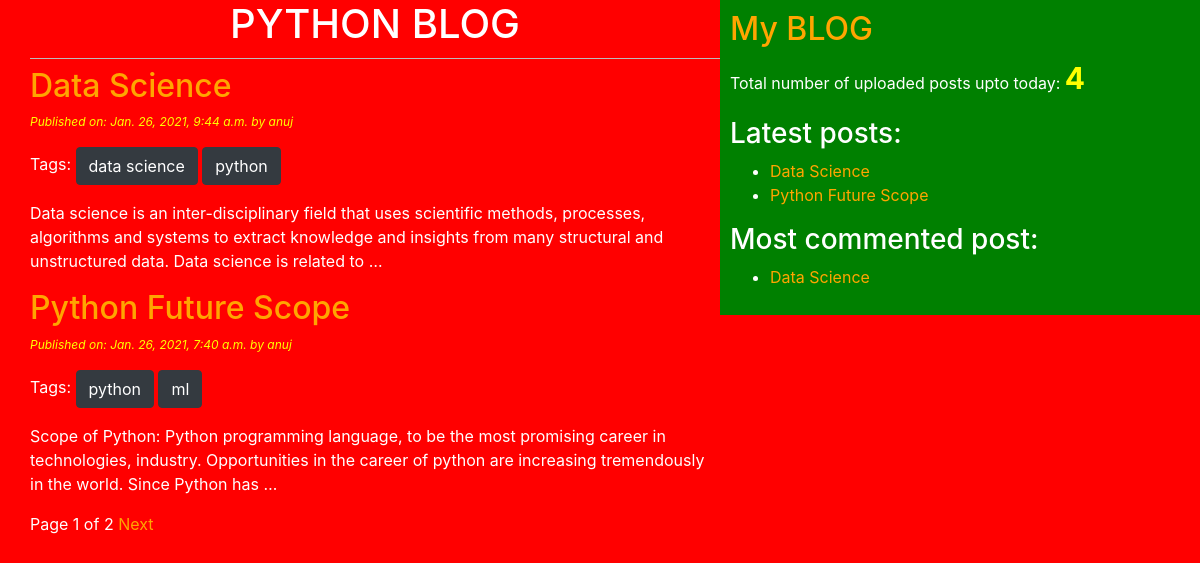
/home/, run on the app's committed database.
### blogapp/models.py (models this page shows, shortened)
class Post(models.Model):
    STATUS_CHOICES=(('draft', 'DRAFT'), ('published', 'PUBLISHED'))
    title=models.CharField(max_length=256)
    slug=models.SlugField(max_length=256, unique_for_date='publish')
    author=models.ForeignKey(User, related_name='blog_posts', on_delete=models.CASCADE)
    body=models.TextField()
    publish=models.DateTimeField(default=timezone.now)
    created=models.DateTimeField(auto_now_add=True) #whenever the post object got created automatically that time will be considered
    updated=models.DateTimeField(auto_now=True)
    status=models.CharField(max_length=10, choices=STATUS_CHOICES, default='draft')
    objects=CustomManager()
    tags=TaggableManager()
    class Meta:
        ordering=('-publish',) #descending order #also single value tuple ends with comma
    def get_absolute_url(self):
        return reverse('post_detail', args=[self.publish.year, self.publish.strftime('%m'), self.publish.strftime('%d'), self.slug])

### blogapp/views.py (the view)
# urls.py: path('home/', views.PostListView.as_view()), #class based views
class PostListView(ListView):
    model=Post
    paginate_by=2

### blogapp/models.py (called while the page is built)
    def get_queryset(self):
        return super().get_queryset().filter(status='published') #to show only published posts

### blogapp/templatetags/blogapp_extra.py (called while the page is built)
@register.simple_tag(name='my_tag')
def total_posts():
    return Post.objects.count()

@register.inclusion_tag('blogapp/latest_posts.html')
def show_latest_posts(count=3):
    latest_posts=Post.objects.order_by('-publish')[:count] #most recent 3
    return {'latest_posts': latest_posts}

@register.simple_tag()
def get_most_commented_posts(count=1):
    return Post.objects.annotate(total_comments=Count('comments')).order_by('-total_comments')[:count]

### templates/blogapp/post_list.html (shortened to what this page needs)
<!DOCTYPE html>
{%extends 'blogapp/base.html'%}
  {%block body_block%}
  <h1>PYTHON BLOG</h1>
    {% for post in post_list %}
      <a href="{{post.get_absolute_url}}"><h2>{{post.title}}</h2></a>
      <p id='date'>Published on: {{post.publish}} by {{post.author}}</p>
      <p>Tags:
        {% for tag in post.tags.all %}
          <a href="{%url 'post_list_by_tag_name' tag.slug%}" class='btn btn-dark'>{{tag.name}}</a>
        {%endfor%}
      </p>
      {{post.body|truncatewords:30|linebreaks}}
    {%endfor%}
    {% include 'blogapp/pagination.html' with page=page_obj %}
  {%endblock%}

### templates/blogapp/base.html (shortened to what this page needs)
<!DOCTYPE html>
{%load static%}
{%load blogapp_extra%}
<html lang="" dir="ltr">
  <head>
    <link rel="stylesheet" href="https://cdn.jsdelivr.net/npm/bootstrap@4.6.0/dist/css/bootstrap.min.css">
    <link rel="stylesheet" href="{% static 'css/demo.css' %}">
  </head>
  <body>
    <div class="content">
      {%block body_block%}
      {%endblock%}
    </div>
    <div class="sidebar">
      <a href="/home"><h2>My BLOG</h2></a>
      <p>Total number of uploaded posts upto today: <span id='pcount'>{%my_tag%}</span></p>
      <h3>Latest posts:</h3>{%show_latest_posts 2%}
      <h3>Most commented post: </h3>
      {%get_most_commented_posts as most_commented_posts%}
      <ul>
        {%for post in most_commented_posts%}
          <li><a href="{{post.get_absolute_url}}">{{post.title}}</a></li>
        {%endfor%}
      </ul>
    </div>
  </body>
</html>

### templates/blogapp/latest_posts.html
<ul>
  {%for post in latest_posts%}
  <li><a href="{{post.get_absolute_url}}">{{post.title}}</a></li>
  {%endfor%}
</ul>

### static/css/demo.css (style rules this page uses)
.content { width: 60%; float: left; padding: 0 0 0 30px; background: red; height: 100%; }
.sidebar { width: 40%; float: right; padding: 10px; background: green; height: 100%; }
h1 { text-align: center; border-bottom: 1px solid #bbb; padding-bottom: 10px; }
body { color: white; background: red; }
#date { color: yellow; font-size: 12px; font-style: italic; }
a { color: orange; }
#pcount { font-size: 30px !important; color: yellow; font-weight: bold; }

### data on the page
Post: title "Data Science", publish "Jan. 26, 2021, 9:44 a.m.", author "anuj", body "Data science is an inter-disciplinary field that uses scientific methods, processes, algorithms and systems to extract knowledge and insights from many structural and unstructured data. Data science is related to …"
Tag: name "data science"
Tag: name "python"
Post: title "Python Future Scope", publish "Jan. 26, 2021, 7:40 a.m.", author "anuj", body "Scope of Python: Python programming language, to be the most promising career in technologies, industry. Opportunities in the career of python are increasing tremendously in the world. Since Python has …"
Tag: name "ml"

### other printed values
{{ page.number }} "1"
{{ page.paginator.num_pages }} "2"
